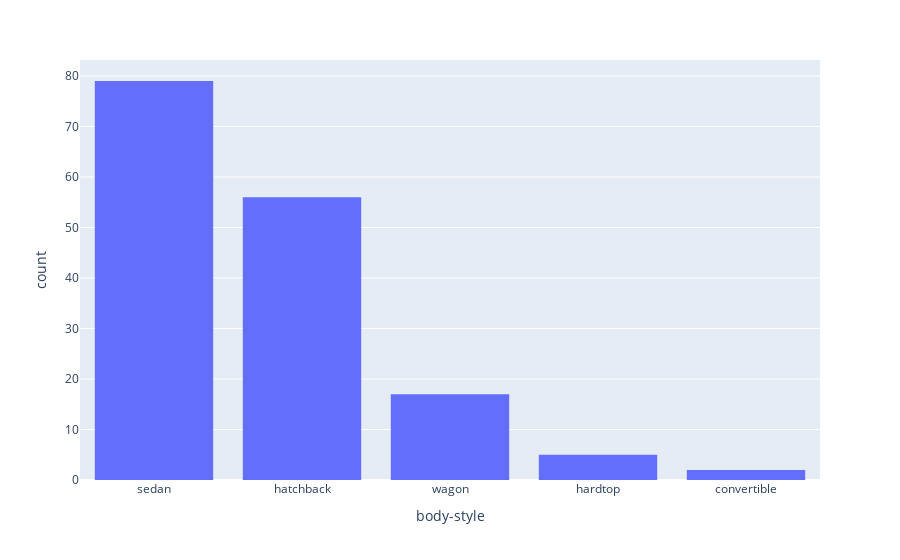

Notebook code for this chart:
### Code cell
import plotly.express as px
fig = px.histogram(df, x='body-style')
fig

### Figure 1 — Plotly figure (JSON) as saved in the notebook; plotly's stock layout.template omitted (floating-point values rounded to 4 significant figures; data arrays with more than 128 entries replaced by an {"elided": "..."} marker saying what was removed)
{"data": [{"alignmentgroup": "True", "bingroup": "x", "hovertemplate": "body-style=%{x}<br>count=%{y}<extra></extra>", "legendgroup": "", "marker": {"color": "#636efa", "pattern": {"shape": ""}}, "name": "", "offsetgroup": "", "orientation": "v", "showlegend": false, "type": "histogram", "x": {"elided": "159 str values"}, "xaxis": "x", "yaxis": "y"}], "layout": {"barmode": "relative", "legend": {"tracegroupgap": 0}, "margin": {"t": 60}, "xaxis": {"anchor": "y", "domain": [0, 1], "title": {"text": "body-style"}}, "yaxis": {"anchor": "x", "domain": [0, 1], "title": {"text": "count"}}}}
